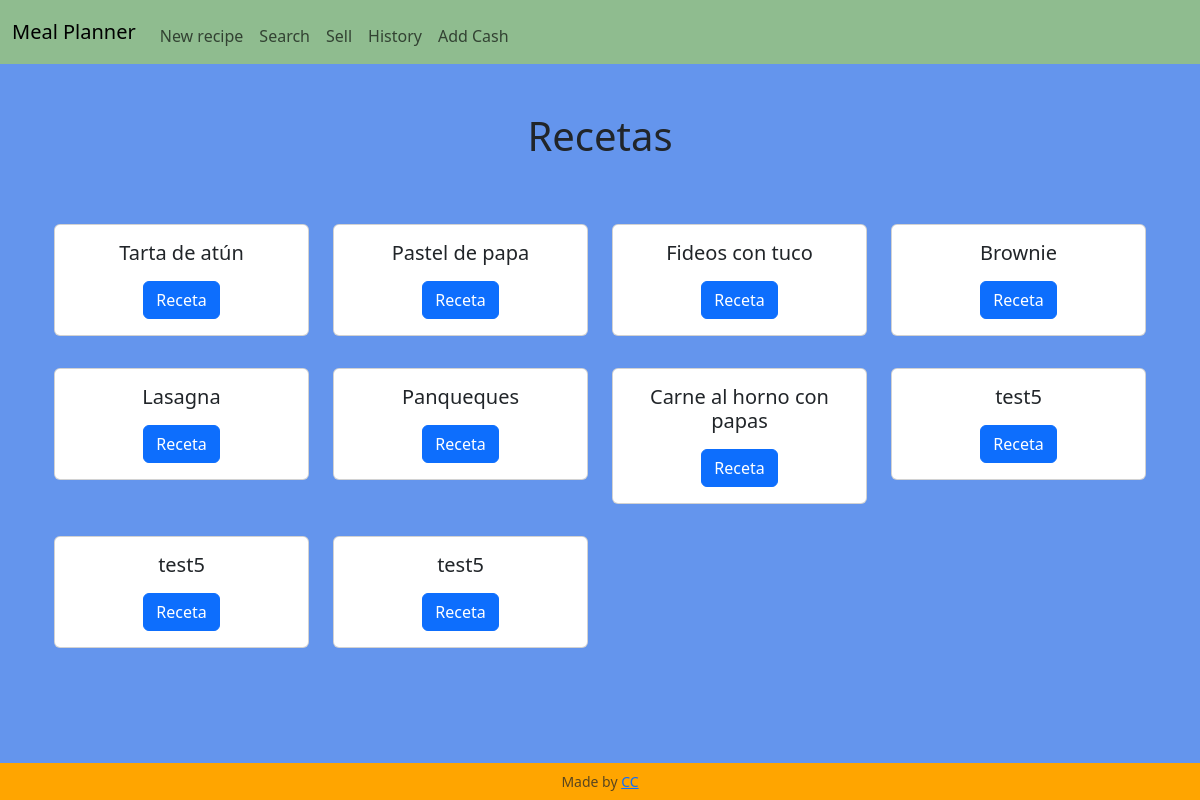
Before: / with the older database file.
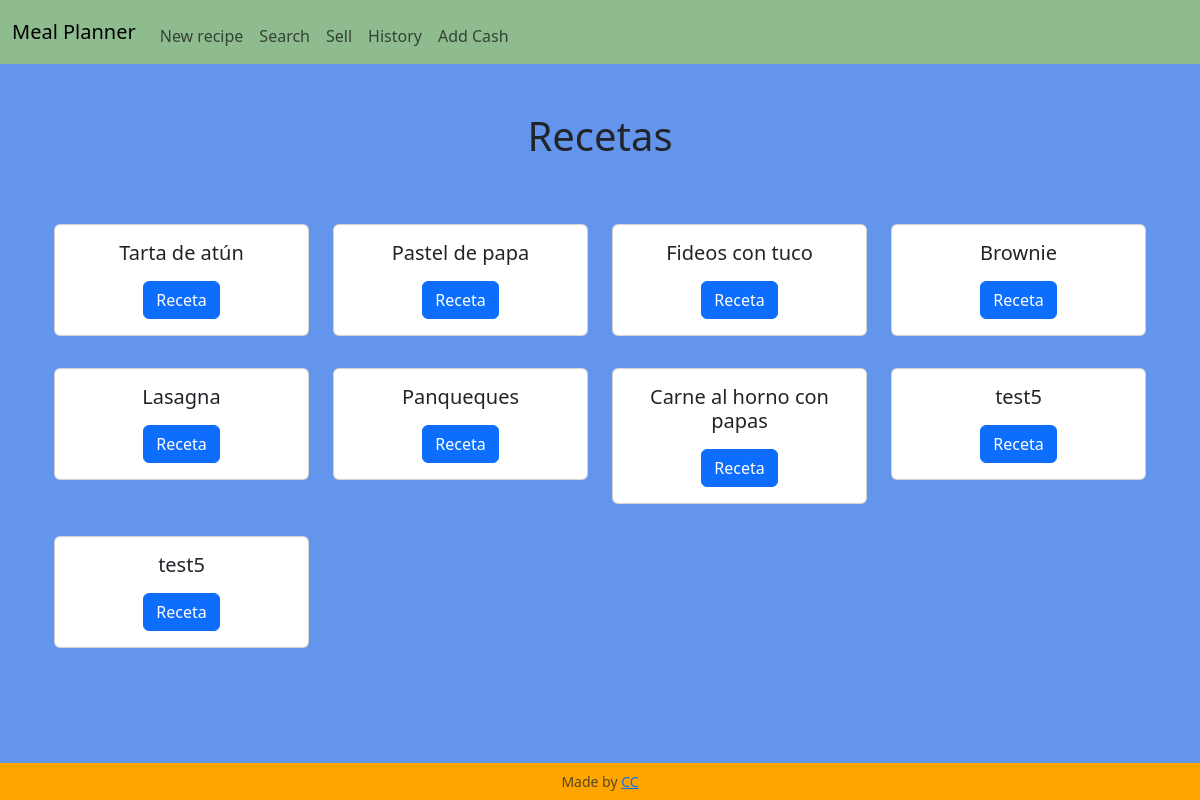
After: the same page with the newer database file.
### tables this page shows
CREATE TABLE recipes (id INTEGER PRIMARY KEY AUTOINCREMENT NOT NULL, name TEXT NOT NULL, instructions TEXT NOT NULL);

### app.py (the view)
@app.route('/', methods=["GET", "POST"])
def index():
    if request.method == "POST":
        id = request.form.get("id")
        cur = db_connect()
        cur.execute("SELECT * FROM recipes WHERE id = ?", (id,))
        recipe = cur.fetchall()
        cur.execute("SELECT * FROM ing_used WHERE recipe_id = ?", (id,))
        ing_used = cur.fetchall()
        db_close(cur)
        return render_template("recipe.html", recipe=recipe, ing_used=ing_used)
    else:
        cur = db_connect()
        cur.execute("SELECT id, name FROM recipes")
        rows = cur.fetchall()
        db_close(cur)
        return render_template("index.html", rows=rows)

### app.py (called while the page is built)
def db_connect():
    con = sqlite3.connect("meal_planner.db")
    con.row_factory = sqlite3.Row
    cur = con.cursor()
    return cur

def db_close(con):
    con.close()

@app.after_request
def after_request(response):
    response.headers["Cache-Control"] = "no-cache, no-store, must-revalidate"
    response.headers["Expires"] = 0
    response.headers["Pragma"] = "no-cache"
    return response

### templates/index.html (shortened to what this page needs)
{% extends "layout.html" %}
{% block main %}
    <h1 class="mb-5 text-center">Recetas</h1>
    <section class="container-fluid text-center">
        <div class="row">
            {% for row in rows %}
                <div class="col-md-3 my-3">
                    <div class="card">
                        <div class="card-body">
                            <h5 class="card-title mb-3">{{ row["name"] }}</h5>
                            <form action="/" method="post">
                                <button type="submit" class="btn btn-primary">Receta</button>
                            </form>
                        </div>
                    </div>
                </div>
            {% endfor %}
        </div>
    </section>
{% endblock %}

### templates/layout.html (shortened to what this page needs)
<!DOCTYPE html>
<html lang="es">
    <head>
        <link href="https://cdn.jsdelivr.net/npm/bootstrap@5.3.3/dist/css/bootstrap.min.css" rel="stylesheet">
        <link rel="stylesheet" href="https://cdn.jsdelivr.net/npm/bootstrap-icons@1.11.3/font/bootstrap-icons.min.css">
        <link href="/static/styles.css" rel="stylesheet">
    </head>
    <body>
        <nav class="navbar navbar-expand-md">
            <div class="container-fluid">
                <a class="navbar-brand" href="/">Meal Planner</a>
                <div class="collapse navbar-collapse" id="navbar">
                    <ul class="navbar-nav me-auto mt-2">
                        <li class="nav-item"><a class="nav-link" href="/new_recipe">New recipe</a></li>
                        <li class="nav-item"><a class="nav-link" href="/search">Search</a></li>
                        <li class="nav-item"><a class="nav-link" href="/sell">Sell</a></li>
                        <li class="nav-item"><a class="nav-link" href="/history">History</a></li>
                        <li class="nav-item"><a class="nav-link" href="/addcash">Add Cash</a></li>
                    </ul>
                </div>
            </div>
        </nav>
        <main class="container py-5">
            {% block main %}{% endblock %}
        </main>
        <footer class="fixed-bottom">
            <p class="my-2 small text-center text-muted">
                Made by <a href="https://github.com/CarolinaCampi">CC</a>
            </p>
        </footer>
    </body>
</html>

### static/styles.css (style rules this page uses)
body { background-color: cornflowerblue; }
nav { background-color: darkseagreen; }
footer { background-color: orange; }

Changed rows visible on the page:
removed recipes: name "test5"
